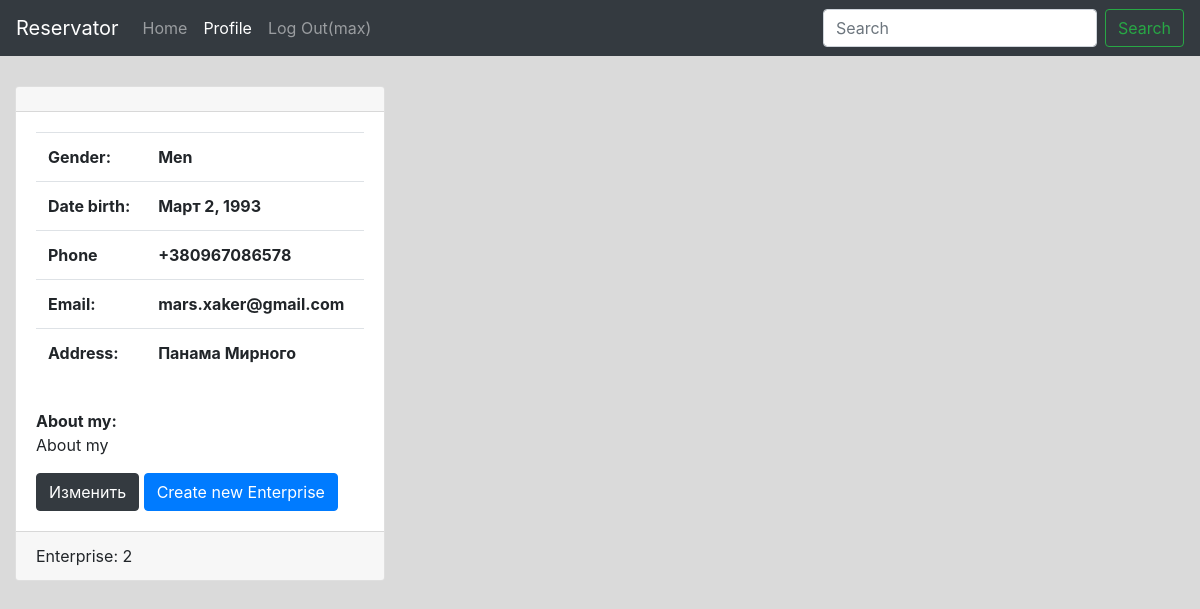
Page /account/profile/ (signed in) on the committed database.
### account/models.py (models this page shows, shortened)
class ClientProfile(models.Model):
    user = models.OneToOneField(User, unique=True, verbose_name=_('User'))
    sex = models.CharField(choices=SEX, max_length=50, help_text=_(u"Gender"), verbose_name=_(u'Gender'))
    birth = models.DateField(blank=True,
                             help_text=_('You date of birth'), null=True)
    address = models.CharField(max_length=255, help_text=_(u'Contact address: City, Str, apt'),
                               verbose_name=_(u'Address'))
    contact_email = models.EmailField(help_text='example@provider.com', blank=True)
    phone = PhoneNumberField(blank=True, verbose_name=_('Phone'))
    about = models.TextField(help_text=_('Say something about yourself'), blank=True)
    class Meta:
        db_table = "ClientProfile"
        verbose_name = _('Profile')
        verbose_name_plural = _('Profiles')
        unique_together = ('user', 'address', 'contact_email',)

### account/views.py (the view)
@login_required
def profile(request):
    user = request.user
    profile = ClientProfile.objects.get(user=user)
    owner_list = Enterprise.objects.get_list(profile.id)
    template_name = 'account/client_profile.html'
    template_data = {'user': user, 'profile': profile, 'owner_list': owner_list}
    return render(request, template_name, template_data)

### enterprise/models.py (called while the page is built)
    def get_list(self, request_user):
        return Enterprise.objects.filter(owner=request_user)

    def get_queryset(self):
        return EnterpriseQuerySet(self.model, using=self._db)

### account/templates/account/client_profile.html (shortened to what this page needs)
{% extends 'base_index.html' %}
{% load i18n static %}
{% block content %}
    <div class="container-fluid">
    <div class="row">
        <div class="col-sm-4">
            <div class="card">
                <div class="card-header">
                </div>
                <div class="card-body">
                    <table class="table">
                        <tbody>
                        <tr>
                            <th>Gender:</th>
                            <th>{{ profile.sex }}</th>
                        </tr>
                        <tr>
                            <th>Date birth:</th>
                            <th>{{ profile.birth }}</th>
                        </tr>
                        <tr>
                            <th>Phone</th>
                            <th>{{ profile.phone }}</th>
                        </tr>
                        <tr>
                            <th>Email:</th>
                            <th>{{ profile.contact_email }}</th>
                        </tr>
                        <tr>
                            <th>Address:</th>
                            <th>
                                <address class="">
                                    {{ profile.address }}
                                </address>
                            </th>
                        </tr>
                        </tbody>
                    </table>
                    <strong>About my:</strong>
                    <p>
                        {{ profile.about }}
                    </p>
                    <a class='btn btn-dark' href="{% url 'account:edit' %}">{% trans "Change" %}</a>
                    <a class="btn btn-primary" href="{% url 'enterprise:create' %}">Create new Enterprise</a>
                </div>
                <div class="card-footer">
                    {% blocktrans %}Enterprise{% endblocktrans %}: {{ owner_list.count }}
                </div>
            </div>
        </div>
        <div class="col-sm-8">
        </div>
    </div>
{% endblock %}

### templates/snippets/header.html (shortened to what this page needs)
{% url 'enterprise:list' as home %}
<nav class="navbar navbar-expand-lg navbar-dark bg-dark">
  <a class="navbar-brand" href="/">Reservator</a>
  <div class="collapse navbar-collapse" id="navbarText">
    <ul class="navbar-nav mr-auto">
      <li class="nav-item {% if request.path == '/' %}active{% endif %}">
        <a class="nav-link" href="{{ home }}">Home <span class="sr-only">(current)</span></a>
      </li>
			{% if request.user.is_authenticated %}
	      <li class="nav-item {% if request.path == '/account/profile/' %}active{% endif %}">
	        <a class="nav-link" href="{% url 'account:profile' %}">Profile</a>
	      </li>
	      <li class="nav-item">
	        <a class="nav-link" href="{% url 'account:logout' %}">Log Out({{ request.user.username }})</a>
	      </li>
			{% endif %}
    </ul>
		<form class="form-inline my-2 my-lg-0" action="." method="GET">
      <input class="form-control mr-sm-2" type="search" placeholder="Search" aria-label="Search" value="{{ request.GET.q }}" name="q">
      <button class="btn btn-outline-success my-2 my-sm-0" type="submit">Search</button>
    </form>
  </div>
</nav>

### static/css/style.css (style rules this page uses)
body { background-color: #dadada; }
.card { margin-top: 30px; margin-bottom: 30px; }

### rows in the picture
ClientProfile: sex "Men", birth "Март 2, 1993", phone "+380967086578", contact_email "mars.xaker@gmail.com", address "Панама Мирного", about "About my"

### other values in the picture
{{ request.user.username }} "max"
{{ owner_list.count }} "2"
